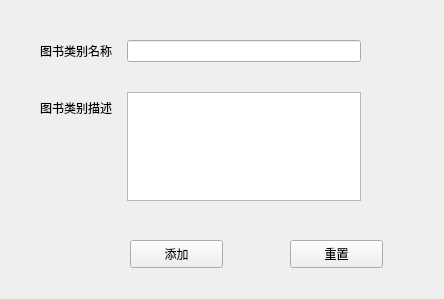
<?xml version="1.0" encoding="UTF-8"?>
<ui version="4.0">
 <class>Form</class>
 <widget class="QWidget" name="Form">
  <property name="geometry">
   <rect>
    <x>0</x>
    <y>0</y>
    <width>444</width>
    <height>299</height>
   </rect>
  </property>
  <property name="windowTitle">
   <string>图书类别添加</string>
  </property>
  <widget class="QWidget" name="formLayoutWidget">
   <property name="geometry">
    <rect>
     <x>30</x>
     <y>30</y>
     <width>341</width>
     <height>181</height>
    </rect>
   </property>
   <layout class="QFormLayout" name="formLayout">
    <property name="horizontalSpacing">
     <number>15</number>
    </property>
    <property name="verticalSpacing">
     <number>30</number>
    </property>
    <property name="leftMargin">
     <number>10</number>
    </property>
    <property name="topMargin">
     <number>10</number>
    </property>
    <property name="rightMargin">
     <number>10</number>
    </property>
    <property name="bottomMargin">
     <number>10</number>
    </property>
    <item row="0" column="0">
     <widget class="QLabel" name="label">
      <property name="text">
       <string>图书类别名称</string>
      </property>
     </widget>
    </item>
    <item row="0" column="1">
     <widget class="QLineEdit" name="bookTypeNameInput"/>
    </item>
    <item row="1" column="0">
     <widget class="QLabel" name="label_2">
      <property name="text">
       <string>图书类别描述</string>
      </property>
     </widget>
    </item>
    <item row="1" column="1">
     <widget class="QPlainTextEdit" name="bookTypeDescInput"/>
    </item>
   </layout>
  </widget>
  <widget class="QPushButton" name="addBtn">
   <property name="geometry">
    <rect>
     <x>130</x>
     <y>240</y>
     <width>93</width>
     <height>28</height>
    </rect>
   </property>
   <property name="text">
    <string>添加</string>
   </property>
   <property name="icon">
    <iconset>
     <normaloff>../image/add.png</normaloff>../image/add.png</iconset>
   </property>
  </widget>
  <widget class="QPushButton" name="resetBtn">
   <property name="geometry">
    <rect>
     <x>290</x>
     <y>240</y>
     <width>93</width>
     <height>28</height>
    </rect>
   </property>
   <property name="text">
    <string>重置</string>
   </property>
   <property name="icon">
    <iconset>
     <normaloff>../image/reset.png</normaloff>../image/reset.png</iconset>
   </property>
  </widget>
 </widget>
 <resources/>
 <connections/>
</ui>
